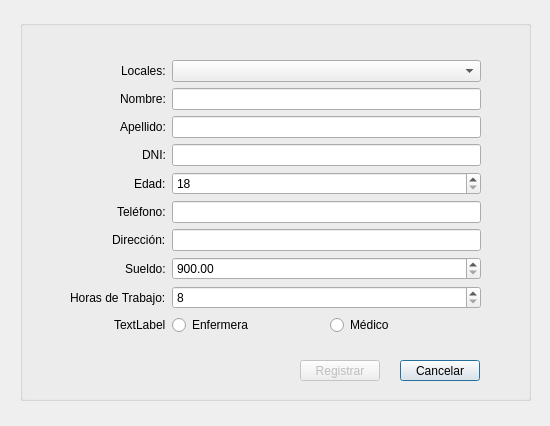
<?xml version="1.0" encoding="UTF-8"?>
<ui version="4.0">
 <class>registrarPersonalGui</class>
 <widget class="QDialog" name="registrarPersonalGui">
  <property name="geometry">
   <rect>
    <x>0</x>
    <y>0</y>
    <width>550</width>
    <height>426</height>
   </rect>
  </property>
  <property name="windowTitle">
   <string>Registrar Personal (Médico/Enfermera)</string>
  </property>
  <widget class="QGroupBox" name="groupBox">
   <property name="geometry">
    <rect>
     <x>20</x>
     <y>20</y>
     <width>511</width>
     <height>381</height>
    </rect>
   </property>
   <property name="title">
    <string/>
   </property>
   <widget class="QWidget" name="formLayoutWidget">
    <property name="geometry">
     <rect>
      <x>50</x>
      <y>40</y>
      <width>411</width>
      <height>281</height>
     </rect>
    </property>
    <layout class="QFormLayout" name="formLayout">
     <property name="fieldGrowthPolicy">
      <enum>QFormLayout::AllNonFixedFieldsGrow</enum>
     </property>
     <property name="labelAlignment">
      <set>Qt::AlignRight|Qt::AlignTrailing|Qt::AlignVCenter</set>
     </property>
     <item row="0" column="0">
      <widget class="QLabel" name="label">
       <property name="text">
        <string>Locales:</string>
       </property>
      </widget>
     </item>
     <item row="1" column="0">
      <widget class="QLabel" name="label_2">
       <property name="text">
        <string>Nombre:</string>
       </property>
      </widget>
     </item>
     <item row="1" column="1">
      <widget class="QLineEdit" name="txtNomPers">
       <property name="enabled">
        <bool>true</bool>
       </property>
       <property name="readOnly">
        <bool>true</bool>
       </property>
      </widget>
     </item>
     <item row="2" column="0">
      <widget class="QLabel" name="label_3">
       <property name="text">
        <string>Apellido:</string>
       </property>
      </widget>
     </item>
     <item row="2" column="1">
      <widget class="QLineEdit" name="txtApePers">
       <property name="enabled">
        <bool>true</bool>
       </property>
      </widget>
     </item>
     <item row="3" column="0">
      <widget class="QLabel" name="label_4">
       <property name="text">
        <string>DNI:</string>
       </property>
      </widget>
     </item>
     <item row="3" column="1">
      <widget class="QLineEdit" name="txtDniPers">
       <property name="enabled">
        <bool>true</bool>
       </property>
      </widget>
     </item>
     <item row="4" column="0">
      <widget class="QLabel" name="label_5">
       <property name="text">
        <string>Edad:</string>
       </property>
      </widget>
     </item>
     <item row="4" column="1">
      <widget class="QSpinBox" name="spinEdaPers">
       <property name="enabled">
        <bool>true</bool>
       </property>
       <property name="minimum">
        <number>18</number>
       </property>
      </widget>
     </item>
     <item row="5" column="0">
      <widget class="QLabel" name="label_6">
       <property name="text">
        <string>Teléfono:</string>
       </property>
      </widget>
     </item>
     <item row="5" column="1">
      <widget class="QLineEdit" name="txtTelPers">
       <property name="enabled">
        <bool>true</bool>
       </property>
      </widget>
     </item>
     <item row="6" column="0">
      <widget class="QLabel" name="label_7">
       <property name="text">
        <string>Dirección:</string>
       </property>
      </widget>
     </item>
     <item row="6" column="1">
      <widget class="QLineEdit" name="txtDirPers">
       <property name="enabled">
        <bool>true</bool>
       </property>
      </widget>
     </item>
     <item row="7" column="0">
      <widget class="QLabel" name="label_8">
       <property name="text">
        <string>Sueldo:</string>
       </property>
      </widget>
     </item>
     <item row="7" column="1">
      <widget class="QDoubleSpinBox" name="douSpinSuePers">
       <property name="enabled">
        <bool>true</bool>
       </property>
       <property name="minimum">
        <double>900.000000000000000</double>
       </property>
       <property name="maximum">
        <double>35000.000000000000000</double>
       </property>
      </widget>
     </item>
     <item row="8" column="0">
      <widget class="QLabel" name="label_9">
       <property name="text">
        <string>Horas de Trabajo:</string>
       </property>
      </widget>
     </item>
     <item row="8" column="1">
      <widget class="QSpinBox" name="spinHdtPers">
       <property name="enabled">
        <bool>true</bool>
       </property>
       <property name="minimum">
        <number>8</number>
       </property>
      </widget>
     </item>
     <item row="9" column="0">
      <widget class="QLabel" name="label_10">
       <property name="text">
        <string>TextLabel</string>
       </property>
      </widget>
     </item>
     <item row="9" column="1">
      <layout class="QHBoxLayout" name="horizontalLayout">
       <item>
        <widget class="QRadioButton" name="radMed">
         <property name="enabled">
          <bool>true</bool>
         </property>
         <property name="text">
          <string>Enfermera</string>
         </property>
        </widget>
       </item>
       <item>
        <widget class="QRadioButton" name="radEnf">
         <property name="enabled">
          <bool>true</bool>
         </property>
         <property name="text">
          <string>Médico</string>
         </property>
        </widget>
       </item>
      </layout>
     </item>
     <item row="0" column="1">
      <widget class="QComboBox" name="selectLocales">
       <property name="enabled">
        <bool>true</bool>
       </property>
      </widget>
     </item>
    </layout>
   </widget>
   <widget class="QPushButton" name="cmdCanMed">
    <property name="geometry">
     <rect>
      <x>380</x>
      <y>340</y>
      <width>80</width>
      <height>21</height>
     </rect>
    </property>
    <property name="text">
     <string>Cancelar</string>
    </property>
   </widget>
   <widget class="QPushButton" name="cmdRegMed">
    <property name="enabled">
     <bool>false</bool>
    </property>
    <property name="geometry">
     <rect>
      <x>280</x>
      <y>340</y>
      <width>80</width>
      <height>21</height>
     </rect>
    </property>
    <property name="text">
     <string>Registrar</string>
    </property>
   </widget>
  </widget>
 </widget>
 <tabstops>
  <tabstop>txtNomPers</tabstop>
  <tabstop>txtApePers</tabstop>
  <tabstop>txtDniPers</tabstop>
  <tabstop>spinEdaPers</tabstop>
  <tabstop>txtTelPers</tabstop>
  <tabstop>txtDirPers</tabstop>
  <tabstop>douSpinSuePers</tabstop>
  <tabstop>spinHdtPers</tabstop>
  <tabstop>radMed</tabstop>
  <tabstop>radEnf</tabstop>
  <tabstop>cmdRegMed</tabstop>
  <tabstop>cmdCanMed</tabstop>
 </tabstops>
 <resources/>
 <connections/>
</ui>
